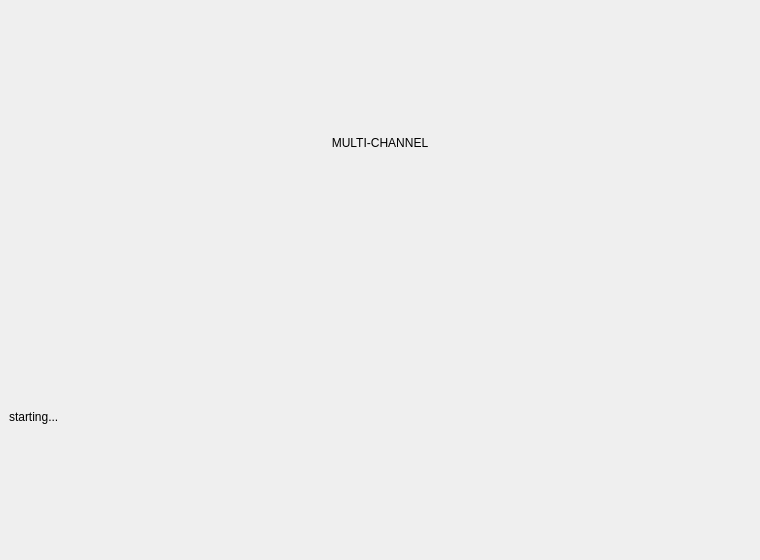
<?xml version="1.0" encoding="UTF-8"?>
<ui version="4.0">
 <class>MainWindow</class>
 <widget class="QMainWindow" name="MainWindow">
  <property name="geometry">
   <rect>
    <x>0</x>
    <y>0</y>
    <width>760</width>
    <height>560</height>
   </rect>
  </property>
  <property name="windowTitle">
   <string>Multi-Channel (G2 skeleton)</string>
  </property>
  <widget class="QWidget" name="centralwidget">
   <layout class="QVBoxLayout" name="outer">
    <item>
     <widget class="QLabel" name="title">
      <property name="text">
       <string>MULTI-CHANNEL</string>
      </property>
      <property name="alignment">
       <set>Qt::AlignCenter</set>
      </property>
     </widget>
    </item>
    <item>
     <layout class="QHBoxLayout" name="channel_row"/>
    </item>
    <item>
     <widget class="QLabel" name="statusbar">
      <property name="text">
       <string>starting...</string>
      </property>
     </widget>
    </item>
   </layout>
  </widget>
 </widget>
 <resources/>
 <connections/>
</ui>
